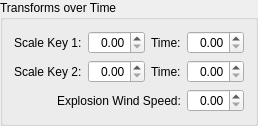
       <widget class="QGroupBox" name="particleTransformsOverTimeGroupbox">
        <property name="whatsThis">
         <string>All particles are spawned with a scale of 0. The scale keys indicate what size the particles will scale to at what times (in seconds).</string>
        </property>
        <property name="title">
         <string>Transforms over Time</string>
        </property>
        <layout class="QGridLayout" name="gridLayout_24">
         <item row="0" column="1">
          <widget class="QDoubleSpinBox" name="particleScaleKey1">
           <property name="alignment">
            <set>Qt::AlignRight|Qt::AlignTrailing|Qt::AlignVCenter</set>
           </property>
          </widget>
         </item>
         <item row="0" column="2" alignment="Qt::AlignRight">
          <widget class="QLabel" name="label_72">
           <property name="text">
            <string>Time:</string>
           </property>
           <property name="buddy">
            <cstring>particleScaleKey1Time</cstring>
           </property>
          </widget>
         </item>
         <item row="0" column="0">
          <widget class="QLabel" name="label_71">
           <property name="text">
            <string>Scale Key 1:</string>
           </property>
           <property name="buddy">
            <cstring>particleScaleKey1</cstring>
           </property>
          </widget>
         </item>
         <item row="1" column="3">
          <widget class="QDoubleSpinBox" name="particleScaleKey2Time">
           <property name="alignment">
            <set>Qt::AlignRight|Qt::AlignTrailing|Qt::AlignVCenter</set>
           </property>
          </widget>
         </item>
         <item row="0" column="3">
          <widget class="QDoubleSpinBox" name="particleScaleKey1Time">
           <property name="alignment">
            <set>Qt::AlignRight|Qt::AlignTrailing|Qt::AlignVCenter</set>
           </property>
          </widget>
         </item>
         <item row="1" column="1">
          <widget class="QDoubleSpinBox" name="particleScaleKey2">
           <property name="alignment">
            <set>Qt::AlignRight|Qt::AlignTrailing|Qt::AlignVCenter</set>
           </property>
          </widget>
         </item>
         <item row="2" column="3">
          <widget class="QDoubleSpinBox" name="particleExplosionWindSpeed">
           <property name="alignment">
            <set>Qt::AlignRight|Qt::AlignTrailing|Qt::AlignVCenter</set>
           </property>
          </widget>
         </item>
         <item row="1" column="0">
          <widget class="QLabel" name="label_73">
           <property name="text">
            <string>Scale Key 2:</string>
           </property>
           <property name="buddy">
            <cstring>particleScaleKey2</cstring>
           </property>
          </widget>
         </item>
         <item row="1" column="2" alignment="Qt::AlignRight">
          <widget class="QLabel" name="label_74">
           <property name="text">
            <string>Time:</string>
           </property>
           <property name="buddy">
            <cstring>particleScaleKey2Time</cstring>
           </property>
          </widget>
         </item>
         <item row="2" column="0" colspan="3" alignment="Qt::AlignRight">
          <widget class="QLabel" name="label_75">
           <property name="text">
            <string>Explosion Wind Speed:</string>
           </property>
           <property name="buddy">
            <cstring>particleExplosionWindSpeed</cstring>
           </property>
          </widget>
         </item>
        </layout>
       </widget>
